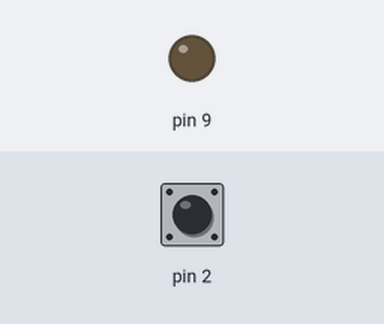
The sketch below on a simulated Arduino Uno, built with avr-gcc and run on an emulated ATmega328P. Shown: output pins drawn as LEDs (lit = HIGH). The inputs (shaded band) are chosen by the test bench; at power-on: pin 2 HIGH. What the sketch prints to the serial monitor is not drawn.

Above: at 0.1 s.
At 10.4 s:
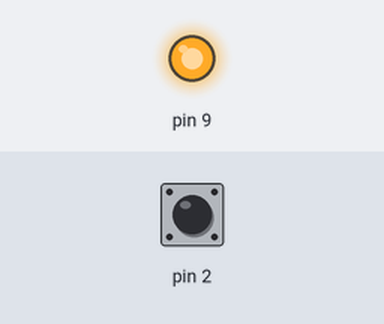
Timing chart, 0 to 11.9 s (numbered marks = the images above):
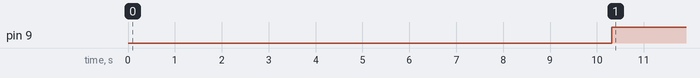

The sketch:

A5.ino
```cpp
// Import packages
#include <CapacitiveSensor.h>


// set up capacitive sensor
CapacitiveSensor   cs_4_2 = CapacitiveSensor(4,2);    	// 1 megohm resistor between pins 4 & 2, pin 2 is sensor pin, add wire, metal thing

// Variables for calibration
int max = 0;
int min = 1023;
long touchValue;
int toMove;

void setup() {
  cs_4_2.set_CS_AutocaL_Millis(0xFFFFFFFF); 	// turn off autocalibrate on channel 1 - just as an example
  Serial.begin(9600); // for monitor
  recalibrate(); // calibrate sensor
  pinMode(9, OUTPUT);
}

void loop() {
	touchValue =  cs_4_2.capacitiveSensor(30); // get value from capacitive sensor

	Serial.println(touchValue);            	// print sensor output 1
	delay(10);                         	// arbitrary delay to limit data to serial port

  // Map the value so that we can use an easy scale
  toMove = map(touchValue, min, max, 0, 255);

  // Check if being touched
  analogWrite(9, toMove);
}

// Recalibrates the min and max using data over the next 10 seconds
void recalibrate() {
  // loops through 100 times (100ms each time is 10 seconds total)
  for (int time = 0; time < 100; time++) {
    // Get the current temp from the A0 port
    touchValue =  cs_4_2.capacitiveSensor(30);

    // Check if temp is new max
    if (touchValue > max) {
      // set min
      max = touchValue;
    }
    // Check if temp is new min
    if (touchValue < min) {
      // set min
      min = touchValue;
    }
    // wait 100 ms
    delay(100);
  }
}
```

Measured:
- by itself, pin 9: LOW → HIGH at 10.3 s
